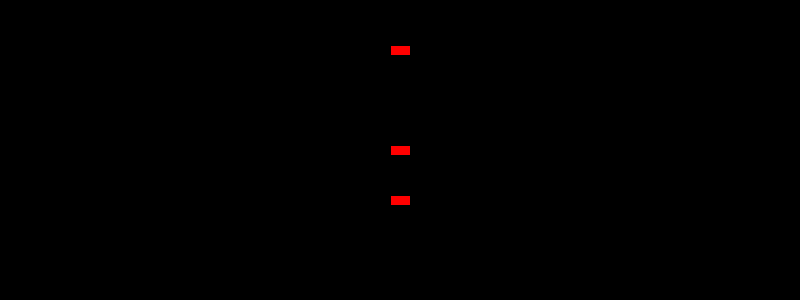
Frame 1 (no input)
Frame 60 (the mouse pressed at the canvas centre just before this capture): identical to frame 1, image omitted
Frame 120 (the mouse held since frame 60 and released just before this capture): identical to frame 1, image omitted

The Processing sketch that drew this single still picture (run headless with seeded random() and noise(); from frame 60 on, the mouse is pressed at the canvas centre):

// Processing sketch: sketch_00b_classe
// ── sketch_00b_classe.pde
//Una classe è denita da un insieme di dati e funzioni.
//Un oggetto è una istanza di una classe. 
//una classe è una descrizione astratta di un insieme di oggetti.

//Dichiarazione: (Dot myDot;)
//Allocazione: (myDot = new Dot(tempcolor,0))
//Utilizzazione: (myDot.disegna(10);)


Dot myDot;

void setup() {
  size(800, 300);
  colorMode(RGB, 255, 255, 255, 100);
  color tempcolor = color(255, 0, 0);
  myDot = new Dot(tempcolor, width/2);
}
void draw() {
  background(0);
  //myDot.disegna(int (random(height)));
  myDot.disegna(50);
  myDot.disegna(200);
  myDot.disegna(150);
}


class Dot
{
  color colore;
  int posizione;

  //****CONSTRUCTOR*****//
  Dot(color c_, int xp) {
    colore = c_;
    posizione = xp;
  }

  void disegna (int ypos) {
    rectMode(CENTER);
    fill(colore);
    rect(posizione, ypos, 20, 10);
  }
}
